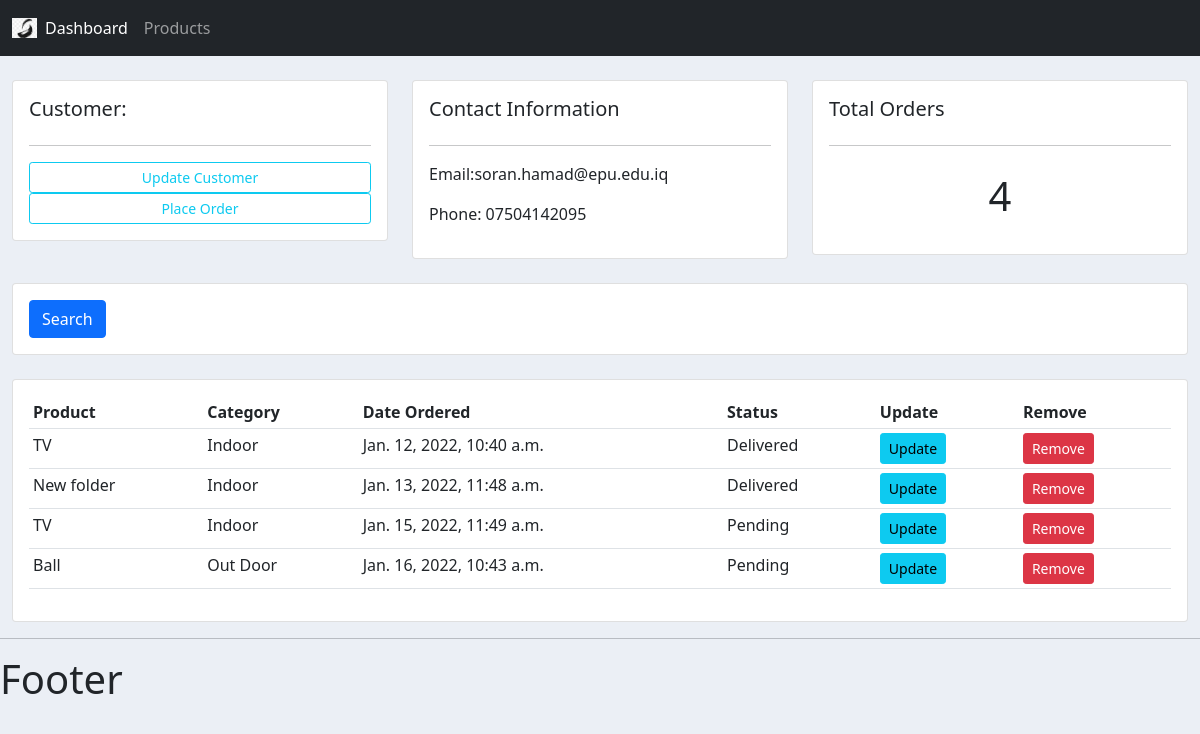
Before: /customer/1/ with the older database file.
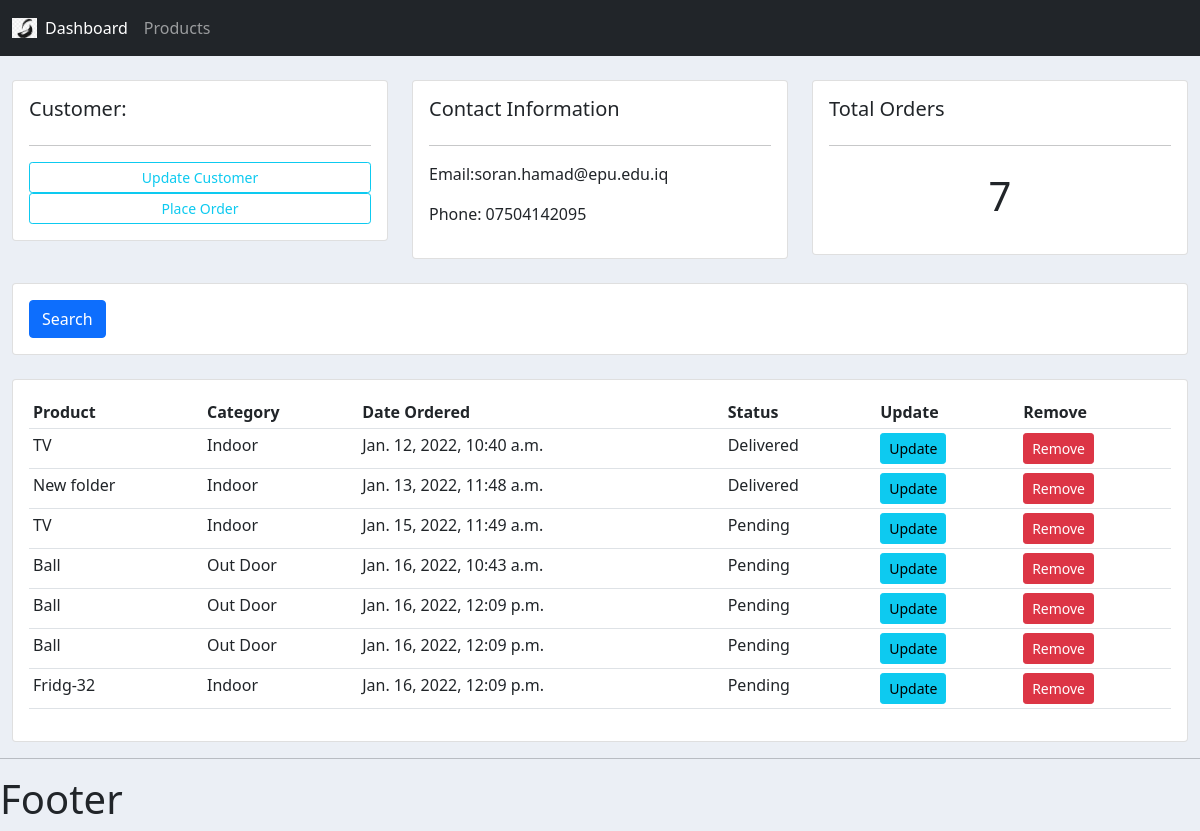
After: the same page with the newer database file.
### accounts/models.py (models this page shows, shortened)
class Order(models.Model):
    STATUS = (
        ('Pending', 'Pending'),
        ('Out for delivery', 'Out for delivery'),
        ('Delivered', 'Delivered')
    )
    customer = models.ForeignKey(Customer, null=True, on_delete=models.SET_NULL)
    product = models.ForeignKey(Product, null=True, on_delete=models.SET_NULL)
    date_created = models.DateTimeField(auto_now_add=True, null=True)
    status = models.CharField(max_length=200, null=True, choices=STATUS)

class Product(models.Model):
    CATEGORY = (
        ('Indoor', 'Indoor'),
        ('Out Door', 'Out Door'),
        )
    name = models.CharField(max_length=200, null=True)
    price = models.FloatField(null=True)
    category = models.CharField(max_length=200, null=True,choices=CATEGORY)
    description = models.CharField(max_length=200, null=True,blank=True)
    date_created = models.DateTimeField(auto_now_add=True, null=True)
    tags = models.ManyToManyField(Tag)
    def __str__(self):
        return self.name

### accounts/views.py (the view)
# urls.py: path('customer/<str:pk_test>/', views.customer, name="customer"),
def customer(request, pk_test):
    customer = Customer.objects.get(id=pk_test)
    orders = customer.order_set.all()
    order_count = orders.count()
    context = {'customer': customer, 'orders': orders, 'order_count': order_count}
    return render(request, 'accounts/customer.html', context)

### accounts/templates/accounts/customer.html
{%  extends 'accounts/main.html' %}
{% block content %}
	<br>
<div class="row">
	<div class="col-md">
		<div class="card card-body">
			<h5>Customer:</h5>
			<hr>
			<a class="btn btn-outline-info  btn-sm btn-block" href="">Update Customer</a>
			<a class="btn btn-outline-info  btn-sm btn-block" href="{% url 'create_order' customer.id %}">Place Order</a>
		</div>
	</div>
	<div class="col-md">
		<div class="card card-body">
			<h5>Contact Information</h5>
			<hr>
			<p>Email:{{ customer.email }} </p>
			<p>Phone: {{ customer.phone }}</p>
		</div>
	</div>
	<div class="col-md">
		<div class="card card-body">
			<h5>Total Orders</h5>
			<hr>
			<h1 style="text-align: center;padding: 10px">{{ order_count }}</h1>
		</div>
	</div>
</div>
<br>
<div class="row">
	<div class="col">
		<div class="card card-body">
			<form method="get">
		    <button class="btn btn-primary" type="submit">Search</button>
		  </form>
		</div>
	</div>
</div>
<br>
<div class="row">
	<div class="col-md">
		<div class="card card-body">
			<table class="table table-sm">
				<tr>
					<th>Product</th>
					<th>Category</th>
					<th>Date Ordered</th>
					<th>Status</th>
					<th>Update</th>
					<th>Remove</th>
				</tr>
                {% for order in orders %}
                <tr>
                <td> {{ order.product }}</td>
                <td> {{ order.product.category}}</td>
                <td> {{ order.date_created }}</td>
                <td> {{ order.status }}</td>
                    <td> <a class="btn btn-sm btn-info" href="{% url 'update_order' order.id %}">Update</a></td>
                    <td> <a class="btn btn-sm btn-danger" href="{% url 'delete_order' order.id %}">Remove</a></td>
                </tr>
                {% endfor %}
			</table>
		</div>
	</div>
</div>
{% endblock %}

Changed rows visible on the page:
added Order: product "Ball", product.category "Out Door", date_created "Jan. 16, 2022, 12:09 p.m.", status "Pending"
added Order: product "Ball", product.category "Out Door", date_created "Jan. 16, 2022, 12:09 p.m.", status "Pending"
added Order: product "Fridg-32", product.category "Indoor", date_created "Jan. 16, 2022, 12:09 p.m.", status "Pending"
Other visible differences:
{{ order_count }}: "4" → "7"
